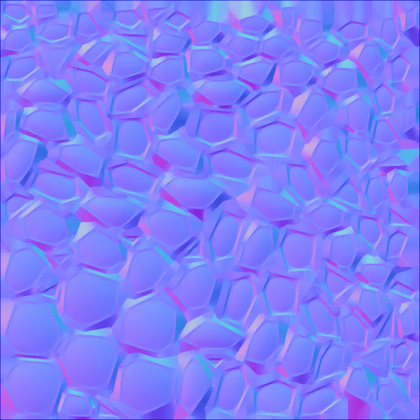
#> input picture src/Assets/nrm_mosaic.png, 420 x 420 px, shrunk from 512 x 512 before the run, found by its file name
$ python prep_tex.py
#> lines starting #> are read from the running program, lines starting #| are printed output that depends on the picture
import numpy as np, shutil
from PIL import Image
T = r'D:\SR2ModDev\ClassicSlimes\extract\tex\\'
A = r'D:\SR2ModDev\ClassicSlimes\src\Assets\\'
shutil.copy(T + 'msk_mosaic.png', A + 'msk_mosaic.png')
shutil.copy(T + 'silver_sphere.png', A + 'silver_sphere.png')
n = np.asarray(Image.open(T + 'nrm_mosaic.png').convert('RGBA')).astype(np.float32) / 255.0
x = n[..., 3] * 2 - 1; y = n[..., 1] * 2 - 1
#> after `x = n[..., 3] * 2 - 1`: x: shape (420, 420) float32; every value is 1
#> after `y = n[..., 1] * 2 - 1`:
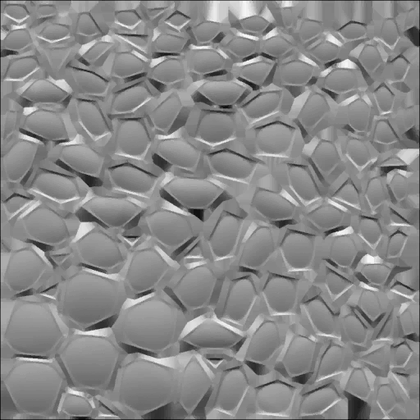
#> y: shape (420, 420) float32; min -0.788, max 0.678, mean -3.87e-05; drawn with min black and max white
z = np.sqrt(np.clip(1 - x * x - y * y, 0, 1))
#> z: shape (420, 420) float32; every value is 0
out = np.stack([(x + 1) / 2, (y + 1) / 2, (z + 1) / 2, np.ones_like(x)], -1)
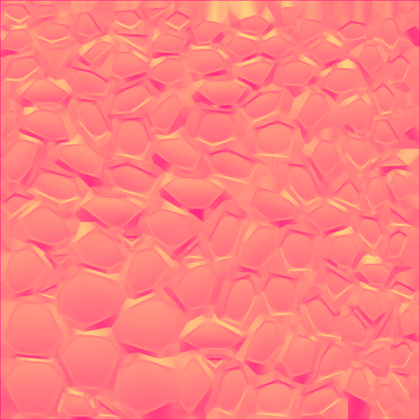
#> out: shape (420, 420, 4) float32; mean of channels 0, 1, 2, 3 1, 0.5, 0.5, 1; drawn as R, G, B
Image.fromarray((out * 255 + 0.5).astype(np.uint8), 'RGBA').save(A + 'nrm_mosaic.png')
print('ok', out.shape, 'x mean', x.mean().round(3), 'y mean', y.mean().round(3), 'R channel mean before', n[..., 0].mean().round(3))
#| ok (420, 420, 4) x mean 1.0 y mean -0.0 R channel mean before 0.502
